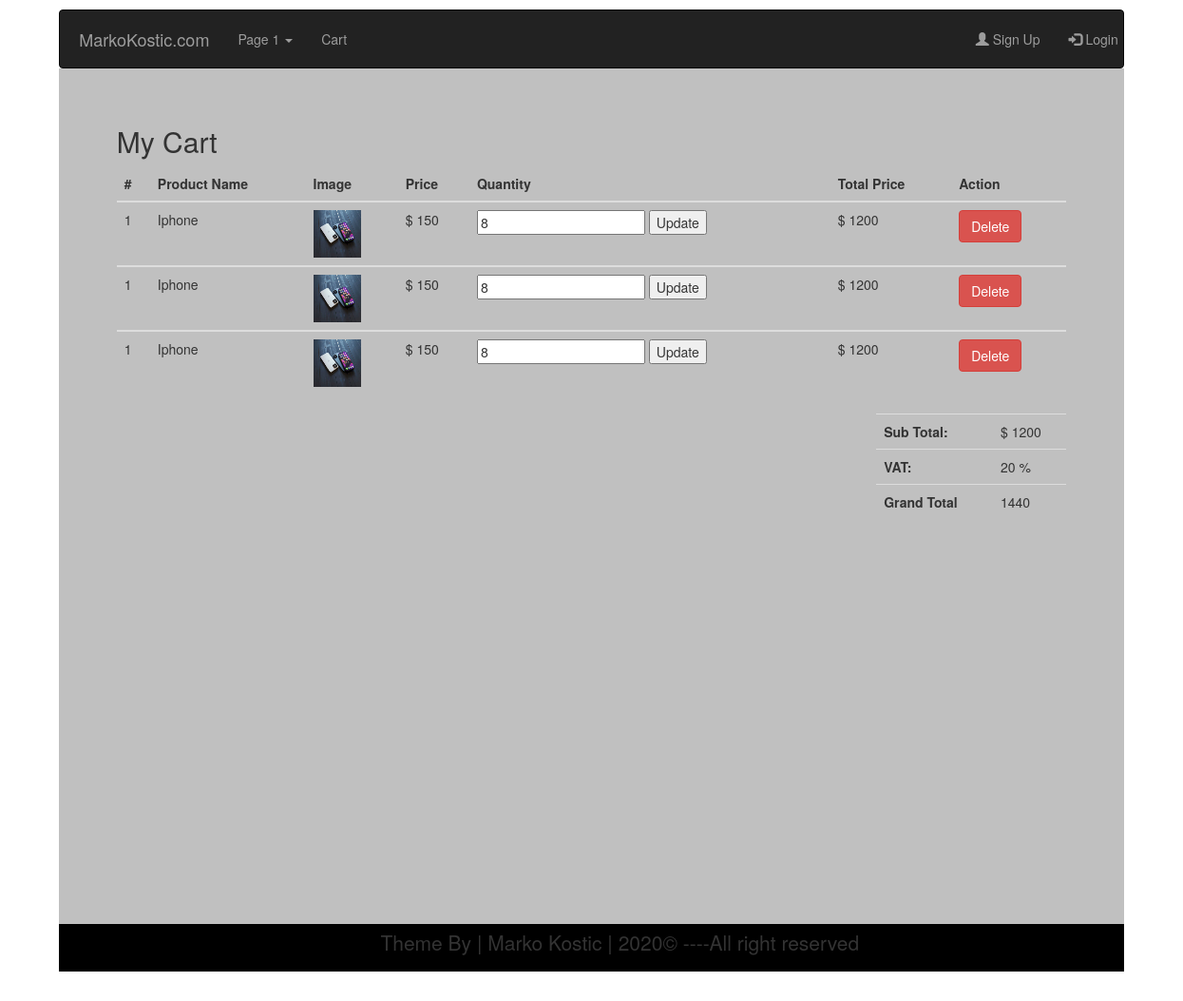
The page /admin/cart.php on the database its author committed.
### tables this page shows
CREATE TABLE `dbl_cart` (
  `cartId` int(11) NOT NULL,
  `sId` varchar(255) NOT NULL,
  `productId` int(11) NOT NULL,
  `productName` varchar(250) NOT NULL,
  `quantity` int(11) NOT NULL,
  `image` varchar(250) NOT NULL,
  `price` float NOT NULL
);

### lib/Database.php (called while the page is built, shortened)
<?php
class Database{
	public $host = DB_HOST;
	public $user = DB_USER;
	public $pass = DB_PASS;
	public $dbname = DB_NAME;
	public $link;
	private function connectDB(){
		$this->link = new mysqli($this->host,$this->user,$this->pass,$this->dbname);
	}
	public function select($query){
		$result = $this->link->query($query);
		if ($result->num_rows > 0) {
			return $result;
		}else{
			return false;
		}
	}
}
?>

### classes/Cart.php (called while the page is built, shortened)
 <?php
class Cart{
 private $db;
  public function __construct(){
  	  $this->db = new Database();
  }
   public function getAllP(){
        $sId = session_id();
        $query = "SELECT * FROM dbl_cart WHERE sId = '$sId' ";
        $result = $this->db->select($query);
        return $result;
   }
}
 ?>

### admin/cart.php (the view, shortened to what this page needs)
<?php
include '../classes/Cart.php';
?>
<!DOCTYPE html>
<html>
<head>
  <link rel="stylesheet" href="https://maxcdn.bootstrapcdn.com/bootstrap/3.4.1/css/bootstrap.min.css">
</head>
<body>
<nav class="navbar navbar-inverse" style="width: 90%; margin:auto; margin-top: 10px;padding-right: 5px;padding:5px">
    <div class="navbar-header">
      <a class="navbar-brand" href="#">MarkoKostic.com</a>
    </div>
    <ul class="nav navbar-nav">
      <li class="dropdown"><a class="dropdown-toggle" data-toggle="dropdown" href="#">Page 1 <span class="caret"></span></a>
      </li>
      <li><a href="cart.php">Cart</a></li>
    </ul>
    <ul class="nav navbar-nav navbar-right">
      <li><a href="#"><span class="glyphicon glyphicon-user"></span> Sign Up</a></li>
      <li><a href="login.php"><span class="glyphicon glyphicon-log-in"></span> Login</a></li>
    </ul>
</nav>
<header style="width: 90%; margin:auto; padding-right: 5px;padding:5px; background-color: silver;height: 900px"   >
  <div class="conatiner" style="width: 90%; margin: auto;  padding-top: 35px"  >
   <h2>My Cart</h2>
       <table class="table text-light table-hover">
           <thead>
               <tr>
                  <th>#</th>
                  <th>Product Name</th>
                  <th>Image</th>
                  <th>Price</th>
                  <th>Quantity</th>
                  <th>Total Price</th>
                  <th>Action</th>
               </tr>
           </thead>
           <tbody>
             <?php
             $ct = new Cart();
             $i = 0;
             $getProdu = $ct->getAllP();
             if($getProdu){
              $i++;
              while ($result = $getProdu->fetch_assoc()) {
             ?>
               <tr>
                 <td> <?php echo $i; ?> </td>
                 <td>   <?php echo $result['productName']; ?> </td>
                 <td>  <img src="<?php echo $result['image']; ?>" width="50px" height="50px"> </td>
                 <td> $ <?php echo $result['price']; ?> </td>
                 <td>
                   <form action="" method="post">
                      <input type="number" name="quantity" value="<?php echo $result['quantity']; ?>">
                      <input type="submit" name="submit" value="Update">
                   </form>
                   <td>
                    $
                     <?php
                     $total = $result['price'] * $result['quantity'];
                     echo $total;
                     ?>
                   </td>
                   <td>
                     <a onclick="return confirm('Are you sure'); "class="btn btn-danger" href="?delpro=<?php echo $result['cartId']; ?>">Delete</a>
                   </td>
               </tr>
           </tbody>
         <?php }} ?>
           <?php
                      $sum = $sum + $total;
                      ?>
       </table>
       <table class="table text-dark table-hover" style="width: 200px; float: right;">
           <tr>
           <th> Sub Total: </th>
           <td> $ <?php echo $sum; ?></td>
           </tr>
           <tr>
           <th> VAT: </th>
           <td> 20 %</td>
           </tr>
           <tr>
           <th> Grand Total </th>
           <td> <?php
                $vat = $sum * 0.2;
                $gtotal = $sum + $vat;
                 echo $gtotal; ?></td>
           </tr>
       </table>
</header>
<footer style="width: 90%; margin:auto; padding-right: 5px;padding:5px; background-color: black;height: 50px"  >
<div class="container">
    <div class="row">
      <div class="col">
      <p class="lead text-center">Theme By | Marko Kostic | <span id="year"></span>&copy ----All right reserved  </p>
      <p class="text-center small" style="color: white; cursor: pointer; text-orientation: none">
      </p>
    </div>
        </div>
</footer>
</body>
</html>
</body>
</html>

### rows shown on the page
dbl_cart: i "1", productName "Iphone", image (picture), price "150", quantity "8", total "1200"
dbl_cart: i "1", productName "Iphone", image (picture), price "150", quantity "8", total "1200"
dbl_cart: i "1", productName "Iphone", image (picture), price "150", quantity "8", total "1200"

### other values the page prints
$sum "1200"
$gtotal "1440"
